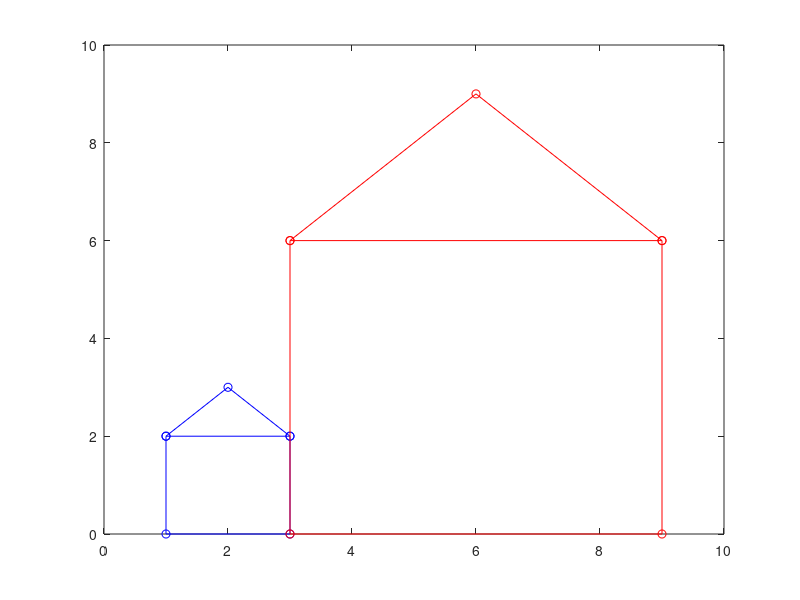

MATLAB code to generate this figure:
B = [1 1 3 3 2 1 3; 2 0 0 2 3 2 2] ;
DC=B*3;
x=B(1,:);
y=B(2,:);

x1=DC(1,:);
y1=DC(2,:);
plot(x,y,'ob-',x1,y1,'or-');